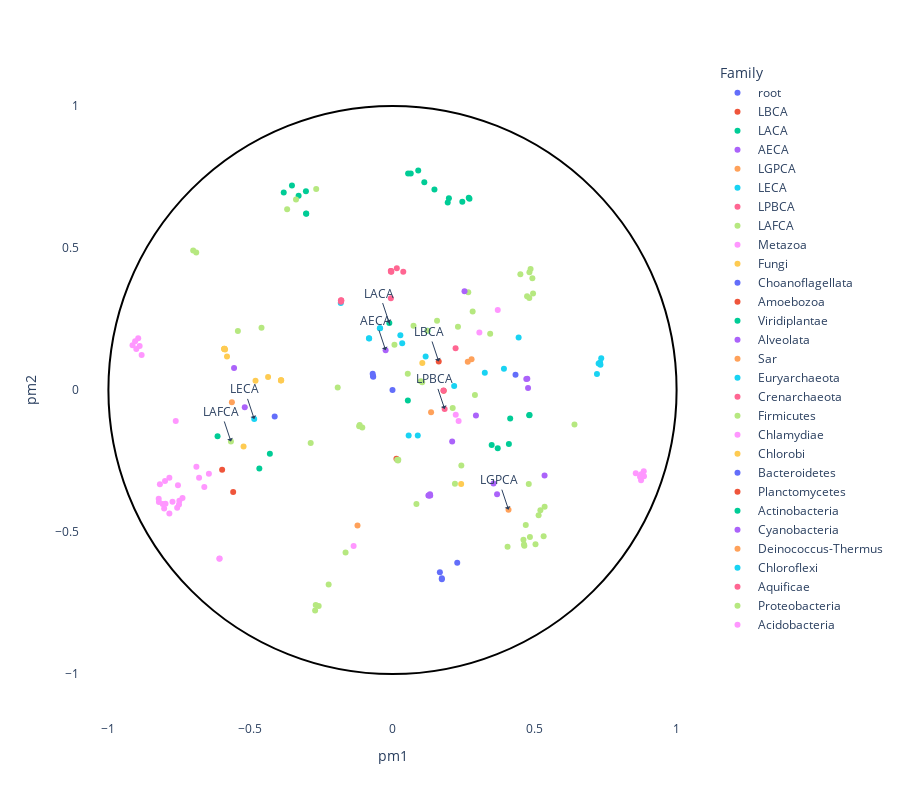

Notebook cell for this chart:
### Markdown cell above
Create plot:

### Code cell
trace1 = plot_embedding_interactive(df, labels_name='Family', 
                               show_text=True,
                              labels_text= ['LBCA', 'LACA', 'AECA', 'LGPCA', 'LECA', 'LPBCA', 'LAFCA', 'Macmu', 'Aeropyrum']
                              )
trace1.show()

### Figure 1 — Plotly figure (JSON) as saved in the notebook; plotly's stock layout.template omitted (floating-point values rounded to 4 significant figures)
{"data": [{"customdata": [["root", "root", "root"]], "hovertemplate": "<b>%{hovertext}</b><br><br>Family=%{customdata[2]}<br>pm1=%{x}<br>pm2=%{y}<br>Species=%{customdata[0]}<br>Kingdom=%{customdata[1]}<extra></extra>", "hovertext": ["root"], "legendgroup": "root", "marker": {"color": "#636efa", "symbol": "circle"}, "mode": "markers", "name": "root", "orientation": "v", "showlegend": true, "textposition": "top right", "type": "scatter", "x": [0], "xaxis": "x", "y": [0], "yaxis": "y"}, {"customdata": [["LBCA", "LBCA", "LBCA"]], "hovertemplate": "<b>%{hovertext}</b><br><br>Family=%{customdata[2]}<br>pm1=%{x}<br>pm2=%{y}<br>Species=%{customdata[0]}<br>Kingdom=%{customdata[1]}<extra></extra>", "hovertext": ["LBCA"], "legendgroup": "LBCA", "marker": {"color": "#EF553B", "symbol": "circle"}, "mode": "markers", "name": "LBCA", "orientation": "v", "showlegend": true, "textposition": "top right", "type": "scatter", "x": [0.1627], "xaxis": "x", "y": [0.1004], "yaxis": "y"}, {"customdata": [["LACA", "LACA", "LACA"]], "hovertemplate": "<b>%{hovertext}</b><br><br>Family=%{customdata[2]}<br>pm1=%{x}<br>pm2=%{y}<br>Species=%{customdata[0]}<br>Kingdom=%{customdata[1]}<extra></extra>", "hovertext": ["LACA"], "legendgroup": "LACA", "marker": {"color": "#00cc96", "symbol": "circle"}, "mode": "markers", "name": "LACA", "orientation": "v", "showlegend": true, "textposition": "top right", "type": "scatter", "x": [-0.01124], "xaxis": "x", "y": [0.2355], "yaxis": "y"}, {"customdata": [["AECA", "AECA", "AECA"]], "hovertemplate": "<b>%{hovertext}</b><br><br>Family=%{customdata[2]}<br>pm1=%{x}<br>pm2=%{y}<br>Species=%{customdata[0]}<br>Kingdom=%{customdata[1]}<extra></extra>", "hovertext": ["AECA"], "legendgroup": "AECA", "marker": {"color": "#ab63fa", "symbol": "circle"}, "mode": "markers", "name": "AECA", "orientation": "v", "showlegend": true, "textposition": "top right", "type": "scatter", "x": [-0.02418], "xaxis": "x", "y": [0.1401], "yaxis": "y"}, {"customdata": [["LGPCA", "LGPCA", "LGPCA"]], "hovertemplate": "<b>%{hovertext}</b><br><br>Family=%{customdata[2]}<br>pm1=%{x}<br>pm2=%{y}<br>Species=%{customdata[0]}<br>Kingdom=%{customdata[1]}<extra></extra>", "hovertext": ["LGPCA"], "legendgroup": "LGPCA", "marker": {"color": "#FFA15A", "symbol": "circle"}, "mode": "markers", "name": "LGPCA", "orientation": "v", "showlegend": true, "textposition": "top right", "type": "scatter", "x": [0.4084], "xaxis": "x", "y": [-0.4213], "yaxis": "y"}, {"customdata": [["LECA", "LECA", "LECA"]], "hovertemplate": "<b>%{hovertext}</b><br><br>Family=%{customdata[2]}<br>pm1=%{x}<br>pm2=%{y}<br>Species=%{customdata[0]}<br>Kingdom=%{customdata[1]}<extra></extra>", "hovertext": ["LECA"], "legendgroup": "LECA", "marker": {"color": "#19d3f3", "symbol": "circle"}, "mode": "markers", "name": "LECA", "orientation": "v", "showlegend": true, "textposition": "top right", "type": "scatter", "x": [-0.4867], "xaxis": "x", "y": [-0.1018], "yaxis": "y"}, {"customdata": [["LPBCA", "LPBCA", "LPBCA"]], "hovertemplate": "<b>%{hovertext}</b><br><br>Family=%{customdata[2]}<br>pm1=%{x}<br>pm2=%{y}<br>Species=%{customdata[0]}<br>Kingdom=%{customdata[1]}<extra></extra>", "hovertext": ["LPBCA"], "legendgroup": "LPBCA", "marker": {"color": "#FF6692", "symbol": "circle"}, "mode": "markers", "name": "LPBCA", "orientation": "v", "showlegend": true, "textposition": "top right", "type": "scatter", "x": [0.1835], "xaxis": "x", "y": [-0.06663], "yaxis": "y"}, {"customdata": [["LAFCA", "LAFCA", "LAFCA"]], "hovertemplate": "<b>%{hovertext}</b><br><br>Family=%{customdata[2]}<br>pm1=%{x}<br>pm2=%{y}<br>Species=%{customdata[0]}<br>Kingdom=%{customdata[1]}<extra></extra>", "hovertext": ["LAFCA"], "legendgroup": "LAFCA", "marker": {"color": "#B6E880", "symbol": "circle"}, "mode": "markers", "name": "LAFCA", "orientation": "v", "showlegend": true, "textposition": "top right", "type": "scatter", "x": [-0.5687], "xaxis": "x", "y": [-0.1812], "yaxis": "y"}, {"customdata": [["Ovis", "Eukaryota", "Metazoa"], ["Bos", "Eukaryota", "Metazoa"], ["Sus", "Eukaryota", "Metazoa"], ["Equus", "Eukaryota", "Metazoa"], ["Mus", "Eukaryota", "Metazoa"], ["Rattus", "Eukaryota", "Metazoa"], ["Rabit", "Eukaryota", "Metazoa"], ["Human", "Eukaryota", "Metazoa"], ["Ponab", "Eukaryota", "Metazoa"], ["Macmu", "Eukaryota", "Metazoa"], ["Callithrix", "Eukaryota", "Metazoa"], ["Monodelphis", "Eukaryota", "Metazoa"], ["Ornithorhynchus", "Eukaryota", "Metazoa"], ["Gallus", "Eukaryota", "Metazoa"], ["Melopsittacus", "Eukaryota", "Metazoa"], ["Ophiophagus", "Eukaryota", "Metazoa"], ["Xenopus", "Eukaryota", "Metazoa"], ["Tetraodon", "Eukaryota", "Metazoa"], ["Ictalurus", "Eukaryota", "Metazoa"], ["Danio", "Eukaryota", "Metazoa"], ["Drosophila", "Eukaryota", "Metazoa"], ["Drosophila", "Eukaryota", "Metazoa"], ["Drosophila", "Eukaryota", "Metazoa"], ["Apis", "Eukaryota", "Metazoa"], ["Tribolium", "Eukaryota", "Metazoa"], ["Bombyx", "Eukaryota", "Metazoa"], ["Graphocephala", "Eukaryota", "Metazoa"], ["Litopenaeus", "Eukaryota", "Metazoa"], ["Geocy", "Eukaryota", "Metazoa"], ["Bovin Mitochondrio", "Eukaryota", "Metazoa"], ["Equus", "Eukaryota", "Metazoa"], ["Homo Mitochondrion", "Eukaryota", "Metazoa"], ["Rattus Mitochondrio", "Eukaryota", "Metazoa"], ["Mus Mitochondrion", "Eukaryota", "Metazoa"]], "hovertemplate": "<b>%{hovertext}</b><br><br>Family=%{customdata[2]}<br>pm1=%{x}<br>pm2=%{y}<br>Species=%{customdata[0]}<br>Kingdom=%{customdata[1]}<extra></extra>", "hovertext": ["Metazoa", "Metazoa", "Metazoa", "Metazoa", "Metazoa", "Metazoa", "Metazoa", "Metazoa", "Metazoa", "Metazoa", "Metazoa", "Metazoa", "Metazoa", "Metazoa", "Metazoa", "Metazoa", "Metazoa", "Metazoa", "Metazoa", "Metazoa", "Metazoa", "Metazoa", "Metazoa", "Metazoa", "Metazoa", "Metazoa", "Metazoa", "Metazoa", "Metazoa", "Metazoa", "Metazoa", "Metazoa", "Metazoa", "Metazoa"], "legendgroup": "Metazoa", "marker": {"color": "#FF97FF", "symbol": "circle"}, "mode": "markers", "name": "Metazoa", "orientation": "v", "showlegend": true, "textposition": "top right", "type": "scatter", "x": [-0.7502, -0.7516, -0.7743, -0.7392, -0.8229, -0.8222, -0.7854, -0.8037, -0.7991, -0.7579, -0.8088, 0.8844, -0.7552, -0.8007, -0.7855, -0.8188, -0.6808, -0.6463, -0.6624, -0.6903, -0.6095, -0.8951, -0.906, -0.6085, -0.89, -0.9019, -0.883, -0.9151, -0.763, 0.8563, 0.8749, 0.8755, 0.8713, 0.8852], "xaxis": "x", "y": [-0.3903, -0.4027, -0.3934, -0.3806, -0.3827, -0.3939, -0.4344, -0.4169, -0.4, -0.4146, -0.4011, -0.2862, -0.3353, -0.3205, -0.309, -0.3317, -0.3087, -0.2945, -0.3413, -0.2701, -0.5944, 0.1819, 0.1718, -0.5929, 0.1553, 0.1445, 0.1233, 0.1572, -0.1088, -0.2931, -0.3173, -0.2965, -0.3052, -0.3039], "yaxis": "y"}, {"customdata": [["Aspergillus", "Eukaryota", "Fungi"], ["Neosartorya", "Eukaryota", "Fungi"], ["Aspergillus", "Eukaryota", "Fungi"], ["Aspergillus", "Eukaryota", "Fungi"], ["Pichia", "Eukaryota", "Fungi"], ["Candida", "Eukaryota", "Fungi"], ["Pichia", "Eukaryota", "Fungi"], ["Kluyveromyces", "Eukaryota", "Fungi"], ["Saccharomyces", "Eukaryota", "Fungi"], ["Candida", "Eukaryota", "Fungi"], ["Saccharomyces", "Eukaryota", "Fungi"], ["Schizosaccharomyces", "Eukaryota", "Fungi"]], "hovertemplate": "<b>%{hovertext}</b><br><br>Family=%{customdata[2]}<br>pm1=%{x}<br>pm2=%{y}<br>Species=%{customdata[0]}<br>Kingdom=%{customdata[1]}<extra></extra>", "hovertext": ["Fungi", "Fungi", "Fungi", "Fungi", "Fungi", "Fungi", "Fungi", "Fungi", "Fungi", "Fungi", "Fungi", "Fungi"], "legendgroup": "Fungi", "marker": {"color": "#FECB52", "symbol": "circle"}, "mode": "markers", "name": "Fungi", "orientation": "v", "showlegend": true, "textposition": "top right", "type": "scatter", "x": [-0.438, -0.3927, -0.3925, -0.3918, -0.5242, -0.5921, -0.5826, -0.5918, -0.5921, -0.5894, -0.5915, -0.4822], "xaxis": "x", "y": [0.04556, 0.03325, 0.03444, 0.03414, -0.1986, 0.1452, 0.118, 0.1448, 0.1442, 0.1422, 0.1443, 0.03214], "yaxis": "y"}, {"customdata": [["Monosiga", "Eukaryota", "Choanoflagellata"]], "hovertemplate": "<b>%{hovertext}</b><br><br>Family=%{customdata[2]}<br>pm1=%{x}<br>pm2=%{y}<br>Species=%{customdata[0]}<br>Kingdom=%{customdata[1]}<extra></extra>", "hovertext": ["Choanoflagellata"], "legendgroup": "Choanoflagellata", "marker": {"color": "#636efa", "symbol": "circle"}, "mode": "markers", "name": "Choanoflagellata", "orientation": "v", "showlegend": true, "textposition": "top right", "type": "scatter", "x": [-0.4147], "xaxis": "x", "y": [-0.09366], "yaxis": "y"}, {"customdata": [["Entamoeba", "Eukaryota", "Amoebozoa"], ["Dictyostelium", "Eukaryota", "Amoebozoa"]], "hovertemplate": "<b>%{hovertext}</b><br><br>Family=%{customdata[2]}<br>pm1=%{x}<br>pm2=%{y}<br>Species=%{customdata[0]}<br>Kingdom=%{customdata[1]}<extra></extra>", "hovertext": ["Amoebozoa", "Amoebozoa"], "legendgroup": "Amoebozoa", "marker": {"color": "#EF553B", "symbol": "circle"}, "mode": "markers", "name": "Amoebozoa", "orientation": "v", "showlegend": true, "textposition": "top right", "type": "scatter", "x": [-0.5608, -0.5997], "xaxis": "x", "y": [-0.3586, -0.281], "yaxis": "y"}, {"customdata": [["Arabidopsis", "Eukaryota", "Viridiplantae"], ["Arabidopsis", "Eukaryota", "Viridiplantae"], ["Limonium", "Eukaryota", "Viridiplantae"], ["Zea", "Eukaryota", "Viridiplantae"], ["Vitis", "Eukaryota", "Viridiplantae"], ["Ostreococcus", "Eukaryota", "Viridiplantae"], ["Helicosporidium", "Eukaryota", "Viridiplantae"], ["Fagopyrum", "Eukaryota", "Viridiplantae"], ["Pea Chloroplast", "Eukaryota", "Viridiplantae"], ["Spiol Chloroplast", "Eukaryota", "Viridiplantae"], ["Wheat Chloroplast", "Eukaryota", "Viridiplantae"], ["Pisum Chloroplast", "Eukaryota", "Viridiplantae"], ["Brana Chloroplast", "Eukaryota", "Viridiplantae"]], "hovertemplate": "<b>%{hovertext}</b><br><br>Family=%{customdata[2]}<br>pm1=%{x}<br>pm2=%{y}<br>Species=%{customdata[0]}<br>Kingdom=%{customdata[1]}<extra></extra>", "hovertext": ["Viridiplantae", "Viridiplantae", "Viridiplantae", "Viridiplantae", "Viridiplantae", "Viridiplantae", "Viridiplantae", "Viridiplantae", "Viridiplantae", "Viridiplantae", "Viridiplantae", "Viridiplantae", "Viridiplantae"], "legendgroup": "Viridiplantae", "marker": {"color": "#00cc96", "symbol": "circle"}, "mode": "markers", "name": "Viridiplantae", "orientation": "v", "showlegend": true, "textposition": "top right", "type": "scatter", "x": [0.2684, 0.2457, 0.1985, 0.05489, 0.09056, -0.4687, -0.6158, -0.4317, 0.1476, 0.112, 0.06426, 0.1944, 0.2709], "xaxis": "x", "y": [0.6767, 0.663, 0.6751, 0.762, 0.7727, -0.2766, -0.1632, -0.2244, 0.7055, 0.731, 0.7616, 0.6601, 0.6734], "yaxis": "y"}, {"customdata": [["Cryptosporidium", "Eukaryota", "Alveolata"], ["Plasmodium", "Eukaryota", "Alveolata"]], "hovertemplate": "<b>%{hovertext}</b><br><br>Family=%{customdata[2]}<br>pm1=%{x}<br>pm2=%{y}<br>Species=%{customdata[0]}<br>Kingdom=%{customdata[1]}<extra></extra>", "hovertext": ["Alveolata", "Alveolata"], "legendgroup": "Alveolata", "marker": {"color": "#ab63fa", "symbol": "circle"}, "mode": "markers", "name": "Alveolata", "orientation": "v", "showlegend": true, "textposition": "top right", "type": "scatter", "x": [-0.5577, -0.52], "xaxis": "x", "y": [0.07764, -0.061], "yaxis": "y"}, {"customdata": [["Theileria", "Eukaryota", "Sar"]], "hovertemplate": "<b>%{hovertext}</b><br><br>Family=%{customdata[2]}<br>pm1=%{x}<br>pm2=%{y}<br>Species=%{customdata[0]}<br>Kingdom=%{customdata[1]}<extra></extra>", "hovertext": ["Sar"], "legendgroup": "Sar", "marker": {"color": "#FFA15A", "symbol": "circle"}, "mode": "markers", "name": "Sar", "orientation": "v", "showlegend": true, "textposition": "top right", "type": "scatter", "x": [-0.5654], "xaxis": "x", "y": [-0.04325], "yaxis": "y"}, {"customdata": [["Archaeoglobus", "Archaea", "Euryarchaeota"], ["Methanosaeta", "Archaea", "Euryarchaeota"], ["Methanococcoides", "Archaea", "Euryarchaeota"], ["Candidatus", "Archaea", "Euryarchaeota"], ["Methanospirillum", "Archaea", "Euryarchaeota"], ["Picrophilus", "Archaea", "Euryarchaeota"], ["Methanococcus", "Archaea", "Euryarchaeota"], ["Methanocorpusculum", "Archaea", "Euryarchaeota"], ["Methanosaeta", "Archaea", "Euryarchaeota"], ["Natronomonas", "Archaea", "Euryarchaeota"], ["Haloquadratum", "Archaea", "Euryarchaeota"], ["Haloarcula", "Archaea", "Euryarchaeota"], ["Natronomonas", "Archaea", "Euryarchaeota"], ["Halobacterium", "Archaea", "Euryarchaeota"], ["Archaeoglobus", "Archaea", "Euryarchaeota"], ["Thermoplasma", "Archaea", "Euryarchaeota"]], "hovertemplate": "<b>%{hovertext}</b><br><br>Family=%{customdata[2]}<br>pm1=%{x}<br>pm2=%{y}<br>Species=%{customdata[0]}<br>Kingdom=%{customdata[1]}<extra></extra>", "hovertext": ["Euryarchaeota", "Euryarchaeota", "Euryarchaeota", "Euryarchaeota", "Euryarchaeota", "Euryarchaeota", "Euryarchaeota", "Euryarchaeota", "Euryarchaeota", "Euryarchaeota", "Euryarchaeota", "Euryarchaeota", "Euryarchaeota", "Euryarchaeota", "Euryarchaeota", "Euryarchaeota"], "legendgroup": "Euryarchaeota", "marker": {"color": "#19d3f3", "symbol": "circle"}, "mode": "markers", "name": "Euryarchaeota", "orientation": "v", "showlegend": true, "textposition": "top right", "type": "scatter", "x": [0.02762, -0.04371, -0.04452, -0.08287, -0.08208, -0.1821, 0.444, 0.3249, 0.3923, 0.7256, 0.7347, 0.7306, 0.7197, 0.732, 0.03417, 0.1232], "xaxis": "x", "y": [0.193, 0.217, 0.217, 0.1818, 0.1813, 0.3059, 0.1844, 0.06045, 0.07468, 0.09284, 0.1118, 0.0964, 0.05614, 0.08925, 0.1646, 0.2085], "yaxis": "y"}, {"customdata": [["Thermofilum", "Archaea", "Crenarchaeota"], ["Caldivirga", "Archaea", "Crenarchaeota"], ["Sulfolobus", "Archaea", "Crenarchaeota"], ["Sulfolobus", "Archaea", "Crenarchaeota"], ["Sulfolobus", "Archaea", "Crenarchaeota"], ["Hyperthermus", "Archaea", "Crenarchaeota"], ["Aeropyrum", "Archaea", "Crenarchaeota"], ["Metallosphaera", "Archaea", "Crenarchaeota"], ["Sulfolobus", "Archaea", "Crenarchaeota"], ["Sulfolobus", "Archaea", "Crenarchaeota"], ["Staphylothermus", "Archaea", "Crenarchaeota"], ["Aeropyrum", "Archaea", "Crenarchaeota"]], "hovertemplate": "<b>%{hovertext}</b><br><br>Family=%{customdata[2]}<br>pm1=%{x}<br>pm2=%{y}<br>Species=%{customdata[0]}<br>Kingdom=%{customdata[1]}<extra></extra>", "hovertext": ["Crenarchaeota", "Crenarchaeota", "Crenarchaeota", "Crenarchaeota", "Crenarchaeota", "Crenarchaeota", "Crenarchaeota", "Crenarchaeota", "Crenarchaeota", "Crenarchaeota", "Crenarchaeota", "Crenarchaeota"], "legendgroup": "Crenarchaeota", "marker": {"color": "#FF6692", "symbol": "circle"}, "mode": "markers", "name": "Crenarchaeota", "orientation": "v", "showlegend": true, "textposition": "top right", "type": "scatter", "x": [0.2221, -0.1806, -0.1801, -0.1815, -0.1818, -0.005602, -0.005745, -0.004066, -0.005851, -0.0052, 0.0151, 0.03793], "xaxis": "x", "y": [0.1472, 0.3155, 0.3142, 0.3104, 0.3152, 0.419, 0.3233, 0.4167, 0.419, 0.417, 0.4283, 0.4161], "yaxis": "y"}, {"customdata": [["Clostridium", "Bacteria", "Firmicutes"], ["Thermoanaerobacter", "Bacteria", "Firmicutes"], ["Bacillus", "Bacteria", "Firmicutes"], ["Bacillus", "Bacteria", "Firmicutes"], ["Streptococcus", "Bacteria", "Firmicutes"], ["Enterococcus", "Bacteria", "Firmicutes"], ["Listeria", "Bacteria", "Firmicutes"], ["Lactobacillus", "Bacteria", "Firmicutes"], ["Lactobacillus", "Bacteria", "Firmicutes"], ["Staphylococcus", "Bacteria", "Firmicutes"], ["Geobacillus", "Bacteria", "Firmicutes"], ["Bacillus", "Bacteria", "Firmicutes"], ["Bacillus", "Bacteria", "Firmicutes"], ["Lactobacillus", "Bacteria", "Firmicutes"], ["Listeria", "Bacteria", "Firmicutes"], ["Enterococcus", "Bacteria", "Firmicutes"], ["Streptococcus", "Bacteria", "Firmicutes"], ["Clostridium", "Bacteria", "Firmicutes"], ["Clostridium", "Bacteria", "Firmicutes"], ["Clostridium", "Bacteria", "Firmicutes"], ["Clostridium", "Bacteria", "Firmicutes"], ["Thermoanaerobacter", "Bacteria", "Firmicutes"]], "hovertemplate": "<b>%{hovertext}</b><br><br>Family=%{customdata[2]}<br>pm1=%{x}<br>pm2=%{y}<br>Species=%{customdata[0]}<br>Kingdom=%{customdata[1]}<extra></extra>", "hovertext": ["Firmicutes", "Firmicutes", "Firmicutes", "Firmicutes", "Firmicutes", "Firmicutes", "Firmicutes", "Firmicutes", "Firmicutes", "Firmicutes", "Firmicutes", "Firmicutes", "Firmicutes", "Firmicutes", "Firmicutes", "Firmicutes", "Firmicutes", "Firmicutes", "Firmicutes", "Firmicutes", "Firmicutes", "Firmicutes"], "legendgroup": "Firmicutes", "marker": {"color": "#B6E880", "symbol": "circle"}, "mode": "markers", "name": "Firmicutes", "orientation": "v", "showlegend": true, "textposition": "top right", "type": "scatter", "x": [0.08422, -0.1929, 0.4797, -0.4611, -0.5442, -0.288, 0.6406, 0.2304, 0.2667, 0.3438, 0.4737, 0.4947, 0.4815, 0.4819, 0.4924, 0.4501, 0.4861, 0.1568, 0.2822, 0.07404, 0.1233, 0.05376], "xaxis": "x", "y": [-0.4009, 0.008692, -0.3313, 0.2189, 0.2079, -0.1866, -0.1217, 0.2224, 0.3437, 0.1978, 0.3299, 0.3397, 0.3236, 0.4142, 0.3935, 0.4076, 0.4259, 0.2441, 0.2766, 0.2263, 0.2084, 0.05711], "yaxis": "y"}, {"customdata": [["Chlamydia", "Bacteria", "Chlamydiae"], ["Chlamydophila", "Bacteria", "Chlamydiae"]], "hovertemplate": "<b>%{hovertext}</b><br><br>Family=%{customdata[2]}<br>pm1=%{x}<br>pm2=%{y}<br>Species=%{customdata[0]}<br>Kingdom=%{customdata[1]}<extra></extra>", "hovertext": ["Chlamydiae", "Chlamydiae"], "legendgroup": "Chlamydiae", "marker": {"color": "#FF97FF", "symbol": "circle"}, "mode": "markers", "name": "Chlamydiae", "orientation": "v", "showlegend": true, "textposition": "top right", "type": "scatter", "x": [0.3705, 0.3058], "xaxis": "x", "y": [0.2815, 0.2027], "yaxis": "y"}, {"customdata": [["Chlorobium", "Bacteria", "Chlorobi"], ["Chlorobium", "Bacteria", "Chlorobi"]], "hovertemplate": "<b>%{hovertext}</b><br><br>Family=%{customdata[2]}<br>pm1=%{x}<br>pm2=%{y}<br>Species=%{customdata[0]}<br>Kingdom=%{customdata[1]}<extra></extra>", "hovertext": ["Chlorobi", "Chlorobi"], "legendgroup": "Chlorobi", "marker": {"color": "#FECB52", "symbol": "circle"}, "mode": "markers", "name": "Chlorobi", "orientation": "v", "showlegend": true, "textposition": "top right", "type": "scatter", "x": [0.2417, 0.1049], "xaxis": "x", "y": [-0.3306, 0.09535], "yaxis": "y"}, {"customdata": [["Bacteroides", "Bacteria", "Bacteroidetes"], ["Flavobacterium", "Bacteria", "Bacteroidetes"], ["Porphyromonas", "Bacteria", "Bacteroidetes"], ["Bacteroides", "Bacteria", "Bacteroidetes"], ["Bacteroides", "Bacteria", "Bacteroidetes"], ["Porphyromonas", "Bacteria", "Bacteroidetes"], ["Bacteroides", "Bacteria", "Bacteroidetes"], ["Bacteroides", "Bacteria", "Bacteroidetes"]], "hovertemplate": "<b>%{hovertext}</b><br><br>Family=%{customdata[2]}<br>pm1=%{x}<br>pm2=%{y}<br>Species=%{customdata[0]}<br>Kingdom=%{customdata[1]}<extra></extra>", "hovertext": ["Bacteroidetes", "Bacteroidetes", "Bacteroidetes", "Bacteroidetes", "Bacteroidetes", "Bacteroidetes", "Bacteroidetes", "Bacteroidetes"], "legendgroup": "Bacteroidetes", "marker": {"color": "#636efa", "symbol": "circle"}, "mode": "markers", "name": "Bacteroidetes", "orientation": "v", "showlegend": true, "textposition": "top right", "type": "scatter", "x": [0.433, -0.06788, -0.06879, -0.06976, 0.2279, 0.1736, 0.1667, 0.1738], "xaxis": "x", "y": [0.05367, 0.04653, 0.04889, 0.05759, -0.6079, -0.6626, -0.6418, -0.6662], "yaxis": "y"}, {"customdata": [["Rhodopirellula", "Bacteria", "Planctomycetes"], ["Rhodopirellula", "Bacteria", "Planctomycetes"]], "hovertemplate": "<b>%{hovertext}</b><br><br>Family=%{customdata[2]}<br>pm1=%{x}<br>pm2=%{y}<br>Species=%{customdata[0]}<br>Kingdom=%{customdata[1]}<extra></extra>", "hovertext": ["Planctomycetes", "Planctomycetes"], "legendgroup": "Planctomycetes", "marker": {"color": "#EF553B", "symbol": "circle"}, "mode": "markers", "name": "Planctomycetes", "orientation": "v", "showlegend": true, "textposition": "top right", "type": "scatter", "x": [0.1801, 0.01395], "xaxis": "x", "y": [-0.002944, -0.2418], "yaxis": "y"}, {"customdata": [["Mycobacterium", "Bacteria", "Actinobacteria"], ["Mycobacterium", "Bacteria", "Actinobacteria"], ["Corynebacterium", "Bacteria", "Actinobacteria"], ["Thermobifida", "Bacteria", "Actinobacteria"], ["Streptomyces", "Bacteria", "Actinobacteria"], ["Thermobifida", "Bacteria", "Actinobacteria"], ["Mycobacterium", "Bacteria", "Actinobacteria"], ["Streptomyces", "Bacteria", "Actinobacteria"], ["Corynebacterium", "Bacteria", "Actinobacteria"], ["Streptomyces", "Bacteria", "Actinobacteria"], ["Mycobacterium", "Bacteria", "Actinobacteria"], ["Thermobifida", "Bacteria", "Actinobacteria"], ["Streptomyces", "Bacteria", "Actinobacteria"]], "hovertemplate": "<b>%{hovertext}</b><br><br>Family=%{customdata[2]}<br>pm1=%{x}<br>pm2=%{y}<br>Species=%{customdata[0]}<br>Kingdom=%{customdata[1]}<extra></extra>", "hovertext": ["Actinobacteria", "Actinobacteria", "Actinobacteria", "Actinobacteria", "Actinobacteria", "Actinobacteria", "Actinobacteria", "Actinobacteria", "Actinobacteria", "Actinobacteria", "Actinobacteria", "Actinobacteria", "Actinobacteria"], "legendgroup": "Actinobacteria", "marker": {"color": "#00cc96", "symbol": "circle"}, "mode": "markers", "name": "Actinobacteria", "orientation": "v", "showlegend": true, "textposition": "top right", "type": "scatter", "x": [-0.3037, -0.3041, -0.3829, -0.3305, -0.3047, -0.3539, 0.4813, 0.4824, 0.05402, 0.3491, 0.4143, 0.4097, 0.3704], "xaxis": "x", "y": [0.6201, 0.6212, 0.6951, 0.6837, 0.6997, 0.7201, -0.08904, -0.08815, -0.03664, -0.1935, -0.1007, -0.1897, -0.205], "yaxis": "y"}, {"customdata": [["Synechocystis", "Bacteria", "Cyanobacteria"], ["Nostoc", "Bacteria", "Cyanobacteria"], ["Nostoc", "Bacteria", "Cyanobacteria"], ["Synechocystis", "Bacteria", "Cyanobacteria"], ["Thermosynechococcus", "Bacteria", "Cyanobacteria"], ["Thermosynechococcus", "Bacteria", "Cyanobacteria"], ["Synechocystis", "Bacteria", "Cyanobacteria"], ["Thermosynechococcus", "Bacteria", "Cyanobacteria"], ["Nostoc", "Bacteria", "Cyanobacteria"], ["Nostoc", "Bacteria", "Cyanobacteria"], ["Thermosynechococcus", "Bacteria", "Cyanobacteria"], ["Nostoc", "Bacteria", "Cyanobacteria"], ["Prochlorococcus", "Bacteria", "Cyanobacteria"], ["Synechocystis", "Bacteria", "Cyanobacteria"], ["Nostoc1", "Bacteria", "Cyanobacteria"]], "hovertemplate": "<b>%{hovertext}</b><br><br>Family=%{customdata[2]}<br>pm1=%{x}<br>pm2=%{y}<br>Species=%{customdata[0]}<br>Kingdom=%{customdata[1]}<extra></extra>", "hovertext": ["Cyanobacteria", "Cyanobacteria", "Cyanobacteria", "Cyanobacteria", "Cyanobacteria", "Cyanobacteria", "Cyanobacteria", "Cyanobacteria", "Cyanobacteria", "Cyanobacteria", "Cyanobacteria", "Cyanobacteria", "Cyanobacteria", "Cyanobacteria", "Cyanobacteria"], "legendgroup": "Cyanobacteria", "marker": {"color": "#ab63fa", "symbol": "circle"}, "mode": "markers", "name": "Cyanobacteria", "orientation": "v", "showlegend": true, "textposition": "top right", "type": "scatter", "x": [0.3681, 0.3556, 0.471, 0.4771, 0.4746, 0.2535, 0.2937, 0.5352, 0.01902, 0.2101, 0.1264, 0.1286, 0.1328, 0.1319, 0.132], "xaxis": "x", "y": [-0.3668, -0.3291, 0.03856, 0.007414, 0.03955, 0.3476, -0.08935, -0.3013, -0.2466, -0.1816, -0.3715, -0.3713, -0.3714, -0.3706, -0.3669], "yaxis": "y"}, {"customdata": [["Thermus", "Bacteria", "Deinococcus-Thermus"], ["Deinococcus", "Bacteria", "Deinococcus-Thermus"], ["Thermus", "Bacteria", "Deinococcus-Thermus"], ["Deinococcus", "Bacteria", "Deinococcus-Thermus"]], "hovertemplate": "<b>%{hovertext}</b><br><br>Family=%{customdata[2]}<br>pm1=%{x}<br>pm2=%{y}<br>Species=%{customdata[0]}<br>Kingdom=%{customdata[1]}<extra></extra>", "hovertext": ["Deinococcus-Thermus", "Deinococcus-Thermus", "Deinococcus-Thermus", "Deinococcus-Thermus"], "legendgroup": "Deinococcus-Thermus", "marker": {"color": "#FFA15A", "symbol": "circle"}, "mode": "markers", "name": "Deinococcus-Thermus", "orientation": "v", "showlegend": true, "textposition": "top right", "type": "scatter", "x": [-0.1232, 0.1358, 0.265, 0.2783], "xaxis": "x", "y": [-0.4771, -0.0782, 0.09983, 0.1083], "yaxis": "y"}, {"customdata": [["Dehalococcoides", "Bacteria", "Chloroflexi"], ["Chloroflexus", "Bacteria", "Chloroflexi"], ["Chloroflexus", "Bacteria", "Chloroflexi"], ["Chloroflexus", "Bacteria", "Chloroflexi"]], "hovertemplate": "<b>%{hovertext}</b><br><br>Family=%{customdata[2]}<br>pm1=%{x}<br>pm2=%{y}<br>Species=%{customdata[0]}<br>Kingdom=%{customdata[1]}<extra></extra>", "hovertext": ["Chloroflexi", "Chloroflexi", "Chloroflexi", "Chloroflexi"], "legendgroup": "Chloroflexi", "marker": {"color": "#19d3f3", "symbol": "circle"}, "mode": "markers", "name": "Chloroflexi", "orientation": "v", "showlegend": true, "textposition": "top right", "type": "scatter", "x": [0.2171, 0.1167, 0.05689, 0.08894], "xaxis": "x", "y": [0.01438, 0.1182, -0.1597, -0.1601], "yaxis": "y"}, {"customdata": [["Aquifex", "Bacteria", "Aquificae"]], "hovertemplate": "<b>%{hovertext}</b><br><br>Family=%{customdata[2]}<br>pm1=%{x}<br>pm2=%{y}<br>Species=%{customdata[0]}<br>Kingdom=%{customdata[1]}<extra></extra>", "hovertext": ["Aquificae"], "legendgroup": "Aquificae", "marker": {"color": "#FF6692", "symbol": "circle"}, "mode": "markers", "name": "Aquificae", "orientation": "v", "showlegend": true, "textposition": "top right", "type": "scatter", "x": [0.1795], "xaxis": "x", "y": [-0.001951], "yaxis": "y"}, {"customdata": [["Bdellovibrio", "Bacteria", "Proteobacteria"], ["Geobacter", "Bacteria", "Proteobacteria"], ["Bdellovibrio", "Bacteria", "Proteobacteria"], ["Desulfovibrio", "Bacteria", "Proteobacteria"], ["Geobacter", "Bacteria", "Proteobacteria"], ["Wolinella", "Bacteria", "Proteobacteria"], ["Helicobacter", "Bacteria", "Proteobacteria"], ["Campylobacter", "Bacteria", "Proteobacteria"], ["Helicobacter", "Bacteria", "Proteobacteria"], ["Wolinella", "Bacteria", "Proteobacteria"], ["Wolinella", "Bacteria", "Proteobacteria"], ["Agrobacterium", "Bacteria", "Proteobacteria"], ["Sinorhizobium", "Bacteria", "Proteobacteria"], ["Brucella", "Bacteria", "Proteobacteria"], ["Rickettsia", "Bacteria", "Proteobacteria"], ["Thiobacillus", "Bacteria", "Proteobacteria"], ["Neisseria", "Bacteria", "Proteobacteria"], ["Thiobacillus", "Bacteria", "Proteobacteria"], ["Burkholderia", "Bacteria", "Proteobacteria"], ["Bordetella", "Bacteria", "Proteobacteria"], ["Thiobacillus", "Bacteria", "Proteobacteria"], ["Thiobacillus", "Bacteria", "Proteobacteria"], ["Bordetella", "Bacteria", "Proteobacteria"], ["Pseudomonas", "Bacteria", "Proteobacteria"], ["Vibrio", "Bacteria", "Proteobacteria"], ["Yersinia", "Bacteria", "Proteobacteria"], ["Salmonella", "Bacteria", "Proteobacteria"], ["Shigella", "Bacteria", "Proteobacteria"], ["Escherichia", "Bacteria", "Proteobacteria"], ["Escherichia", "Bacteria", "Proteobacteria"], ["Shigella", "Bacteria", "Proteobacteria"], ["Salmonella", "Bacteria", "Proteobacteria"], ["Yersinia", "Bacteria", "Proteobacteria"], ["Vibrio", "Bacteria", "Proteobacteria"]], "hovertemplate": "<b>%{hovertext}</b><br><br>Family=%{customdata[2]}<br>pm1=%{x}<br>pm2=%{y}<br>Species=%{customdata[0]}<br>Kingdom=%{customdata[1]}<extra></extra>", "hovertext": ["Proteobacteria", "Proteobacteria", "Proteobacteria", "Proteobacteria", "Proteobacteria", "Proteobacteria", "Proteobacteria", "Proteobacteria", "Proteobacteria", "Proteobacteria", "Proteobacteria", "Proteobacteria", "Proteobacteria", "Proteobacteria", "Proteobacteria", "Proteobacteria", "Proteobacteria", "Proteobacteria", "Proteobacteria", "Proteobacteria", "Proteobacteria", "Proteobacteria", "Proteobacteria", "Proteobacteria", "Proteobacteria", "Proteobacteria", "Proteobacteria", "Proteobacteria", "Proteobacteria", "Proteobacteria", "Proteobacteria", "Proteobacteria", "Proteobacteria", "Proteobacteria"], "legendgroup": "Proteobacteria", "marker": {"color": "#B6E880", "symbol": "circle"}, "mode": "markers", "name": "Proteobacteria", "orientation": "v", "showlegend": true, "textposition": "top right", "type": "scatter", "x": [-0.2685, -0.1653, 0.2423, 0.2902, 0.2119, -0.1155, -0.1063, -0.1173, 0.006911, 0.1045, 0.09968, 0.01929, 0.01639, 0.02049, 0.2198, 0.405, 0.5354, 0.5205, 0.5143, 0.532, -0.2248, -0.3397, -0.3708, 0.5033, 0.4691, 0.4838, 0.4641, 0.4628, 0.4609, -0.6909, -0.2599, -0.2702, -0.2724, -0.7016], "xaxis": "x", "y": [0.7078, -0.5721, -0.266, -0.01718, -0.0631, -0.123, -0.1322, -0.1274, 0.1589, 0.02747, 0.03037, -0.2479, -0.2454, -0.2456, -0.33, -0.5514, -0.411, -0.423, -0.4404, -0.5151, -0.6843, 0.6706, 0.6363, -0.543, -0.4754, -0.5177, -0.5483, -0.5438, -0.5274, 0.4844, -0.7602, -0.7568, -0.7761, 0.4906], "yaxis": "y"}, {"customdata": [["Solibacter", "Bacteria", "Acidobacteria"], ["Solibacter", "Bacteria", "Acidobacteria"], ["Acidobacteria", "Bacteria", "Acidobacteria"]], "hovertemplate": "<b>%{hovertext}</b><br><br>Family=%{customdata[2]}<br>pm1=%{x}<br>pm2=%{y}<br>Species=%{customdata[0]}<br>Kingdom=%{customdata[1]}<extra></extra>", "hovertext": ["Acidobacteria", "Acidobacteria", "Acidobacteria"], "legendgroup": "Acidobacteria", "marker": {"color": "#FF97FF", "symbol": "circle"}, "mode": "markers", "name": "Acidobacteria", "orientation": "v", "showlegend": true, "textposition": "top right", "type": "scatter", "x": [-0.1369, 0.2227, 0.2327], "xaxis": "x", "y": [-0.5495, -0.0875, -0.109], "yaxis": "y"}], "layout": {"annotations": [{"arrowhead": 1, "showarrow": true, "text": "LBCA", "x": 0.1627, "y": 0.1004}, {"arrowhead": 1, "showarrow": true, "text": "LACA", "x": -0.01124, "y": 0.2355}, {"arrowhead": 1, "showarrow": true, "text": "AECA", "x": -0.02418, "y": 0.1401}, {"arrowhead": 1, "showarrow": true, "text": "LGPCA", "x": 0.4084, "y": -0.4213}, {"arrowhead": 1, "showarrow": true, "text": "LECA", "x": -0.4867, "y": -0.1018}, {"arrowhead": 1, "showarrow": true, "text": "LPBCA", "x": 0.1835, "y": -0.06663}, {"arrowhead": 1, "showarrow": true, "text": "LAFCA", "x": -0.5687, "y": -0.1812}], "height": 800, "legend": {"title": {"text": "Family"}, "tracegroupgap": 0}, "margin": {"t": 60}, "plot_bgcolor": "rgba(0, 0, 0, 0)", "shapes": [{"line": {"color": "Black"}, "type": "circle", "x0": -1, "x1": 1, "xref": "x", "y0": -1, "y1": 1, "yref": "y"}], "xaxis": {"anchor": "y", "constrain": "domain", "domain": [0, 1], "range": [-1.1, 1.1], "title": {"text": "pm1"}}, "yaxis": {"anchor": "x", "domain": [0, 1], "scaleanchor": "x", "scaleratio": 1, "title": {"text": "pm2"}}, "yaxis2": {"layer": "below traces", "matches": "y", "overlaying": "y"}}}
